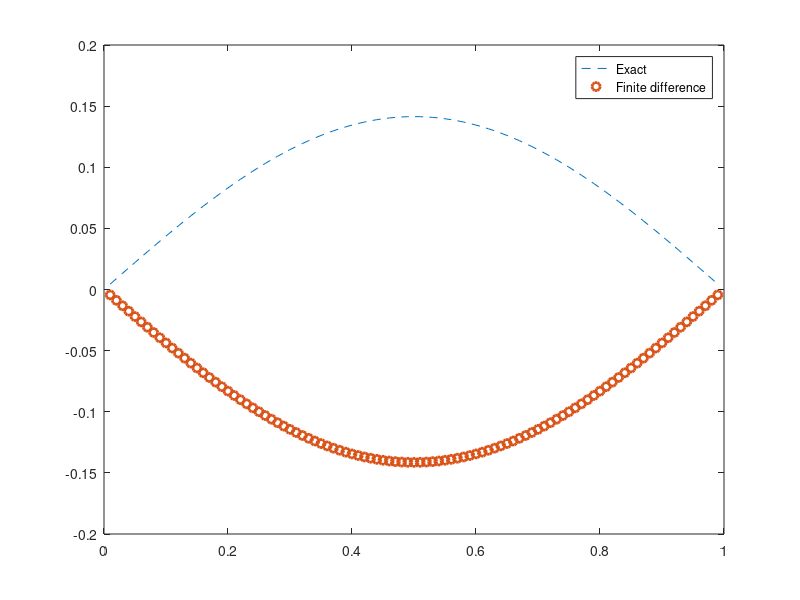
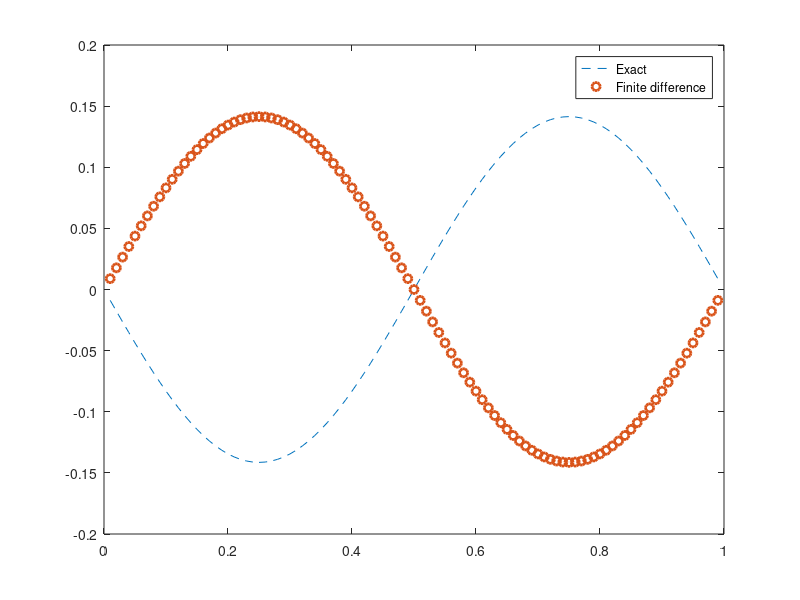
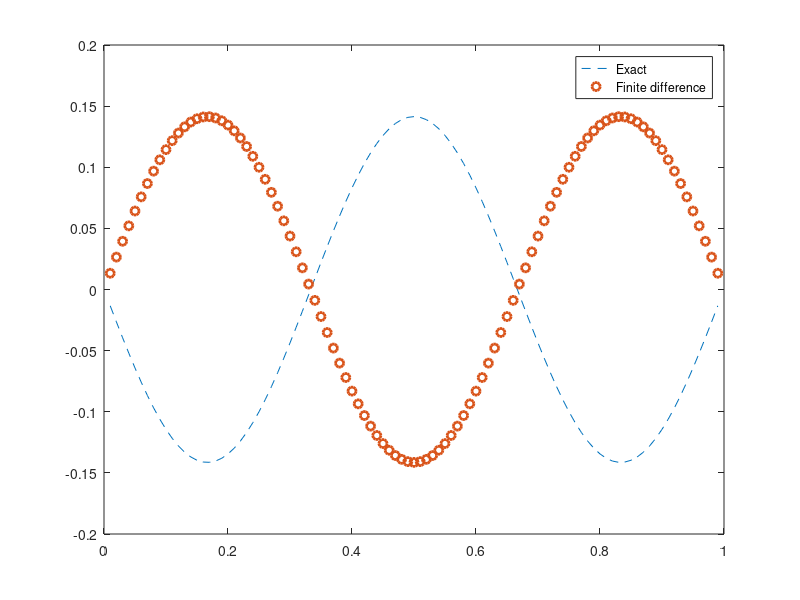
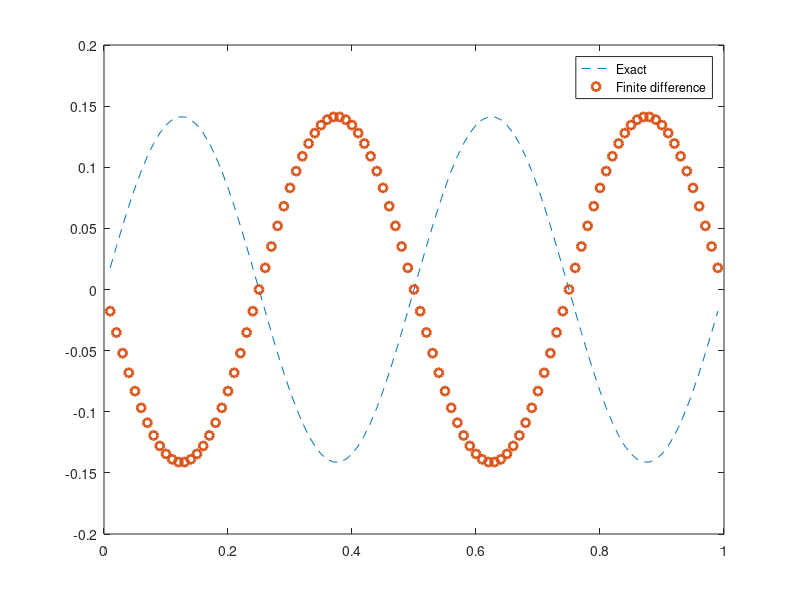

The MATLAB source for these figures, in order:
n = 100;
xmin = 0;
xmax = 1;
h = (xmax-xmin)/n;
x = linspace(xmin+h, xmax-h, n-1);

e = ones(n-1,1);
A = -(1/h^2)*spdiags([e,-2*e,e], -1:1, n-1, n-1);

% Compute all eigenvalues
[V,D] = eig(full(A));
l = diag(D);

% Exact eigenvalues
le = pi^2 * (1:(n-1))';

% Compute error in eigenvalues
err = abs(l - le);
figure(200)
plot(err,'o')
xlabel('Error in eigenvalue')

% Plot exact and numerical eigenfunctions
% Exact eigenfunctions are sin(j*pi*x), j=1,2,...
figure(1)
ve = sin(pi*x); ve = ve/norm(ve);
plot(x,ve,'--',x,V(:,1)','o','LineWidth',2)
legend('Exact','Finite difference')

figure(2)
ve = -sin(2*pi*x); ve = ve/norm(ve);
plot(x,ve,'--',x,V(:,2)','o','LineWidth',2)
legend('Exact','Finite difference')

figure(3)
ve = -sin(3*pi*x); ve = ve/norm(ve);
plot(x,ve,'--',x,V(:,3)','o','LineWidth',2)
legend('Exact','Finite difference')

figure(4)
ve = sin(4*pi*x); ve = ve/norm(ve);
plot(x,ve,'--',x,V(:,4)','o','LineWidth',2)
legend('Exact','Finite difference')
